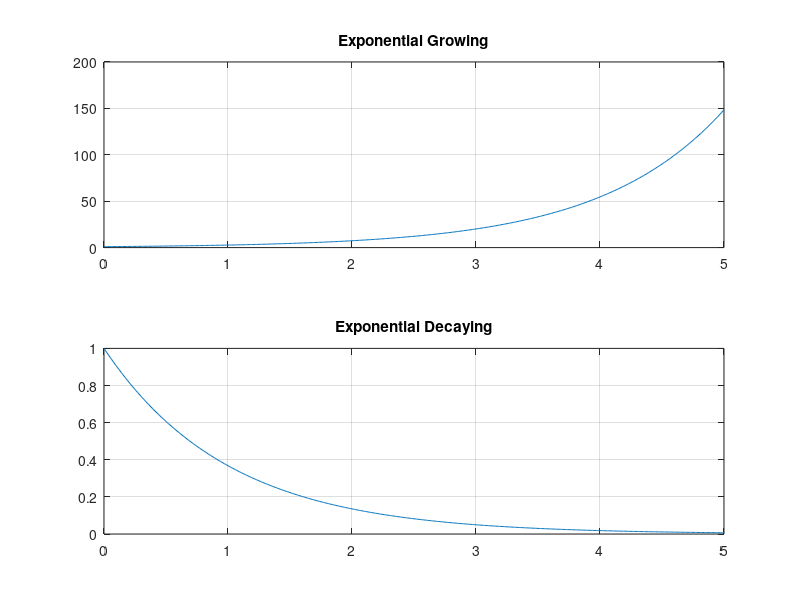

MATLAB code to generate this figure:
clc; clear; close all;
t=0:0.01:5;
subplot(2,1,1); plot(t,exp(t)); title('Exponential Growing'); grid on;
subplot(2,1,2); plot(t,exp(-t)); title('Exponential Decaying'); grid on;
